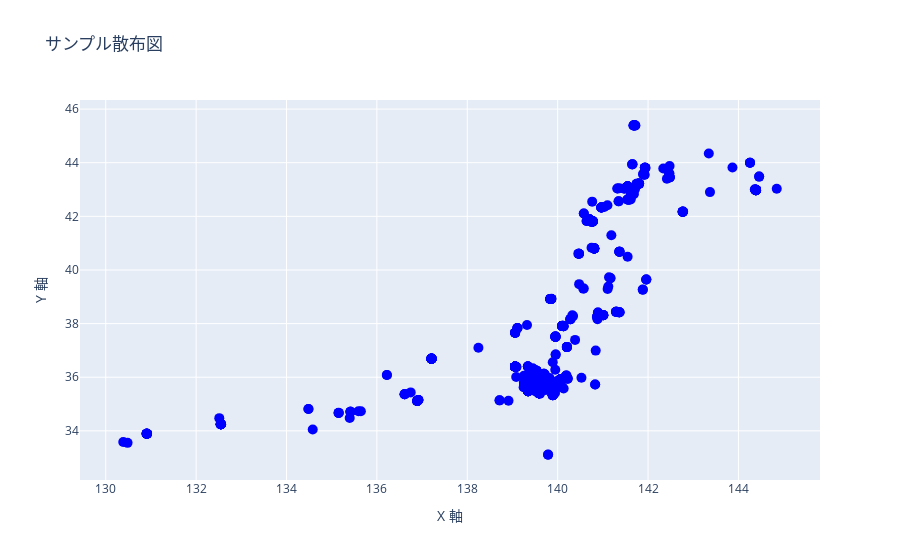

Here is the notebook cell this chart was saved with:
### Markdown cell above
## 可視化

### Code cell
visualize(office_address_exist_list)

### Figure 1 — Plotly figure (JSON) as saved in the notebook; plotly's stock layout.template omitted (floating-point values rounded to 4 significant figures; data arrays with more than 128 entries replaced by an {"elided": "..."} marker saying what was removed)
{"data": [{"marker": {"color": "blue", "size": 10, "symbol": "circle"}, "mode": "markers", "type": "scatter", "x": {"elided": "4664 float values"}, "y": {"elided": "4664 float values"}}], "layout": {"showlegend": false, "title": {"text": "サンプル散布図"}, "xaxis": {"title": {"text": "X 軸"}}, "yaxis": {"title": {"text": "Y 軸"}}}}
